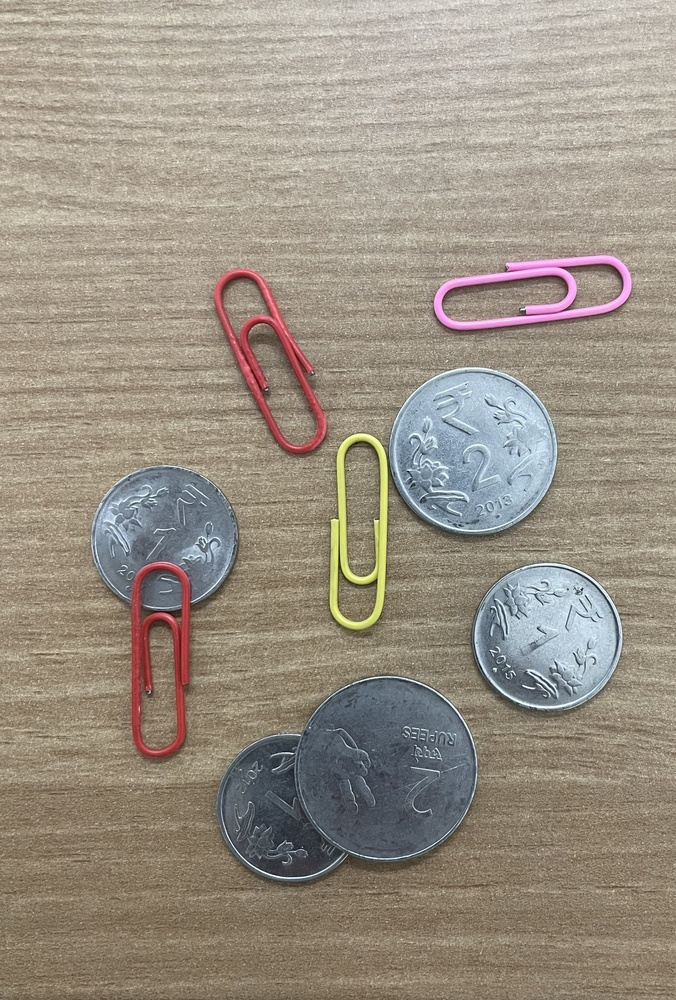
#> input picture WEEK 4 (CheckPoint 1)/image.jpg, 676 x 1000 px, shrunk from 2177 x 3219 before the run, found by its file name
$ python threshold.py
#> lines starting #> are read from the running program, lines starting #| are printed output that depends on the picture; after the words box and inside, x2 and y2 are one past the last pixel; in counts of white or black regions, pixels touching at a corner belong together
import cv2

img=cv2.imread("image.jpg")
#> img is the input picture: shape (1000, 676, 3); mean B, G, R 131.6, 144.7, 154
gray=cv2.cvtColor(img,cv2.COLOR_BGR2GRAY)
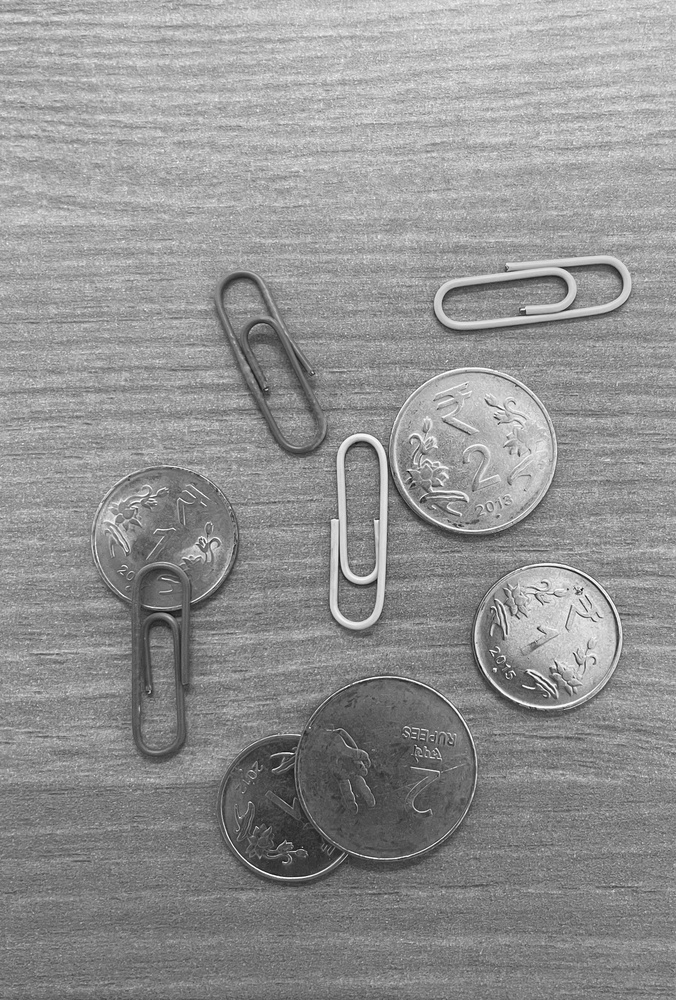
#> gray: shape (1000, 676); min 5, max 254, mean 146

# Apply Gaussian blur for noise reduction
blurred_img = cv2.GaussianBlur(gray, (5, 5), 0)

thresh=127
# cv2.THRESH_BINARY: Pixels above thresh become 255 (white), below become 0 (black)

ret,threshold_img=cv2.threshold(blurred_img,thresh,255,cv2.THRESH_BINARY)
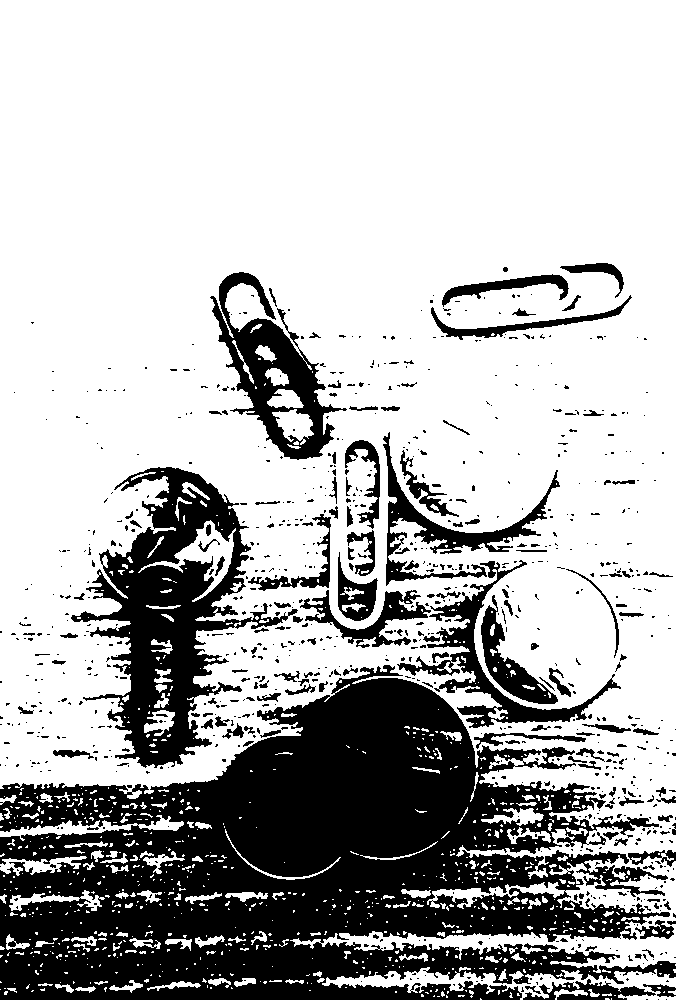
#> threshold_img: shape (1000, 676); 71.3% white; 879 black regions (728 under 20 px), largest, box (x1, y1, x2, y2) and area: (0, 665, 676, 1000) 127543, (71, 467, 298, 768) 23260, (210, 272, 347, 460) 8268
#> ret = 127

cv2.imshow("Grayscale image ", gray)
cv2.imshow("Thresholded image",threshold_img)

cv2.waitKey(0)
cv2.destroyAllWindows()
